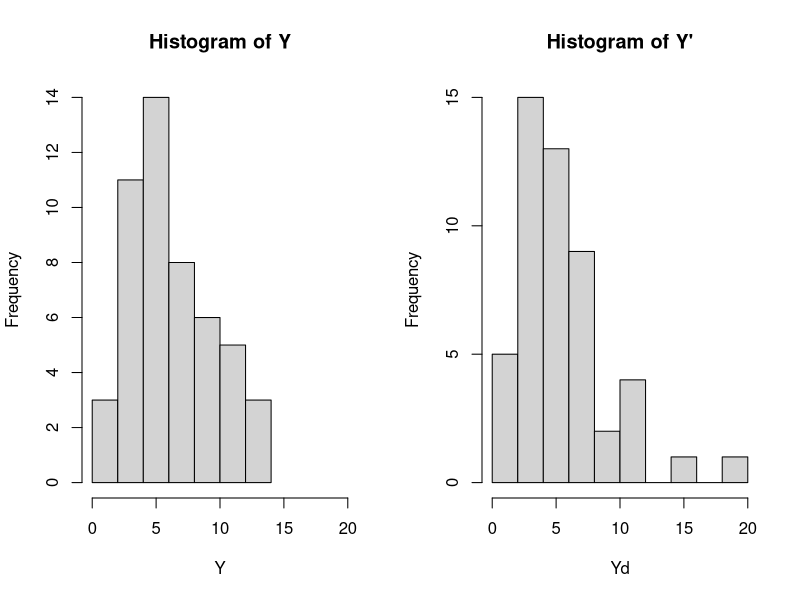

Recreate this plot in R.
## ---- chunk 1
knitr::opts_chunk$set(echo = TRUE)
## ---- chunk 2
skewness=function(x){
    m3=sum((x-mean(x))^3)/length(x)
    s3=sqrt(var(x))^3
    m3/s3
    }
## ---- chunk 3
chisq <- function(n, df){
    X <- matrix(nrow = n, ncol = df)
    for (i in 1:6){
      X[,i] <- rnorm(n=n, 0, 1)
      }
    return(rowSums(X^2))
    }
## ---- chunk 4
n =50
Y <- chisq(n=n, df=6)
## ---- chunk 5
Yd <- rchisq(n=n, df=6)
## ---- chunk 6
result <- rbind(c(mean(Y), var(Y), skewness(Y)), 
                c(mean(Yd), var(Yd), skewness(Yd)))
dimnames(result) <- list(c("Y","Y'"),
                         c("Mean","Variance","Skewness"))
result
## ---- chunk 7
par(mfrow=c(1,2))
hist(Y, breaks = 8, main = "Histogram of Y", xlim = c(0,20))
hist(Yd, breaks = 8, main = "Histogram of Y'", xlim = c(0,20))
